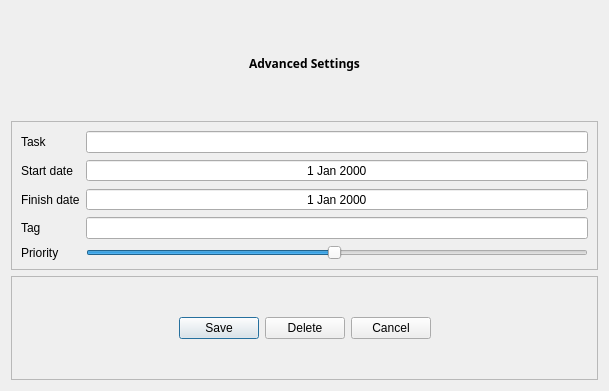
<?xml version="1.0" encoding="UTF-8"?>
<ui version="4.0">
 <class>Dialog</class>
 <widget class="QDialog" name="Dialog">
  <property name="geometry">
   <rect>
    <x>0</x>
    <y>0</y>
    <width>609</width>
    <height>391</height>
   </rect>
  </property>
  <property name="windowTitle">
   <string>Edit Tasks</string>
  </property>
  <property name="styleSheet">
   <string notr="true"/>
  </property>
  <layout class="QVBoxLayout" name="verticalLayout">
   <item>
    <widget class="QLabel" name="title">
     <property name="font">
      <font>
       <family>Golos Text Medium</family>
       <weight>75</weight>
       <bold>true</bold>
      </font>
     </property>
     <property name="text">
      <string>Advanced Settings</string>
     </property>
     <property name="alignment">
      <set>Qt::AlignCenter</set>
     </property>
    </widget>
   </item>
   <item>
    <widget class="QFrame" name="contentFrame">
     <property name="frameShape">
      <enum>QFrame::StyledPanel</enum>
     </property>
     <property name="frameShadow">
      <enum>QFrame::Raised</enum>
     </property>
     <layout class="QGridLayout" name="gridLayout">
      <item row="4" column="0">
       <widget class="QLabel" name="priorityLabel">
        <property name="text">
         <string>Priority</string>
        </property>
       </widget>
      </item>
      <item row="0" column="0">
       <widget class="QLabel" name="taskLabel">
        <property name="text">
         <string>Task</string>
        </property>
       </widget>
      </item>
      <item row="1" column="0">
       <widget class="QLabel" name="startDateLabel">
        <property name="text">
         <string>Start date</string>
        </property>
       </widget>
      </item>
      <item row="2" column="0">
       <widget class="QLabel" name="finishDateLabel">
        <property name="text">
         <string>Finish date</string>
        </property>
       </widget>
      </item>
      <item row="0" column="2">
       <widget class="QLineEdit" name="task">
        <property name="alignment">
         <set>Qt::AlignLeading|Qt::AlignLeft|Qt::AlignVCenter</set>
        </property>
       </widget>
      </item>
      <item row="3" column="0">
       <widget class="QLabel" name="tagLabel">
        <property name="text">
         <string>Tag</string>
        </property>
       </widget>
      </item>
      <item row="3" column="2">
       <widget class="QLineEdit" name="tag">
        <property name="alignment">
         <set>Qt::AlignCenter</set>
        </property>
       </widget>
      </item>
      <item row="4" column="2">
       <widget class="QSlider" name="priority">
        <property name="minimum">
         <number>1</number>
        </property>
        <property name="maximum">
         <number>100</number>
        </property>
        <property name="singleStep">
         <number>10</number>
        </property>
        <property name="pageStep">
         <number>100</number>
        </property>
        <property name="value">
         <number>50</number>
        </property>
        <property name="tracking">
         <bool>true</bool>
        </property>
        <property name="orientation">
         <enum>Qt::Horizontal</enum>
        </property>
        <property name="tickPosition">
         <enum>QSlider::NoTicks</enum>
        </property>
        <property name="tickInterval">
         <number>20</number>
        </property>
       </widget>
      </item>
      <item row="2" column="2">
       <widget class="QDateEdit" name="endDate">
        <property name="alignment">
         <set>Qt::AlignCenter</set>
        </property>
        <property name="buttonSymbols">
         <enum>QAbstractSpinBox::NoButtons</enum>
        </property>
       </widget>
      </item>
      <item row="1" column="2">
       <widget class="QDateEdit" name="startDate">
        <property name="alignment">
         <set>Qt::AlignCenter</set>
        </property>
        <property name="buttonSymbols">
         <enum>QAbstractSpinBox::NoButtons</enum>
        </property>
       </widget>
      </item>
     </layout>
    </widget>
   </item>
   <item>
    <widget class="QFrame" name="controlFrame">
     <property name="frameShape">
      <enum>QFrame::StyledPanel</enum>
     </property>
     <property name="frameShadow">
      <enum>QFrame::Raised</enum>
     </property>
     <layout class="QHBoxLayout" name="horizontalLayout">
      <item>
       <spacer name="leftSpacer">
        <property name="orientation">
         <enum>Qt::Horizontal</enum>
        </property>
        <property name="sizeHint" stdset="0">
         <size>
          <width>40</width>
          <height>20</height>
         </size>
        </property>
       </spacer>
      </item>
      <item>
       <widget class="QPushButton" name="saveButton">
        <property name="text">
         <string>Save</string>
        </property>
       </widget>
      </item>
      <item>
       <widget class="QPushButton" name="deleteButton">
        <property name="text">
         <string>Delete</string>
        </property>
       </widget>
      </item>
      <item>
       <widget class="QPushButton" name="cancelButton">
        <property name="text">
         <string>Cancel</string>
        </property>
       </widget>
      </item>
      <item>
       <spacer name="rightSpacer">
        <property name="orientation">
         <enum>Qt::Horizontal</enum>
        </property>
        <property name="sizeHint" stdset="0">
         <size>
          <width>40</width>
          <height>20</height>
         </size>
        </property>
       </spacer>
      </item>
     </layout>
    </widget>
   </item>
  </layout>
 </widget>
 <resources/>
 <connections/>
</ui>
